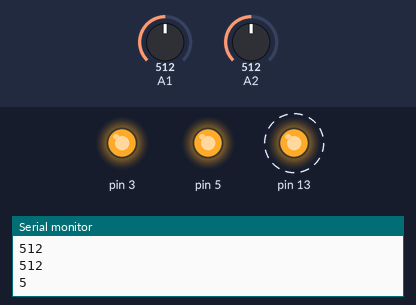
Recording of a sketch running on a simulated Arduino Uno, built with avr-gcc and run on an emulated ATmega328P. Shown: output pins drawn as LEDs (lit = HIGH), the last lines printed to the serial monitor. Dashed ring = blinking. The inputs (shaded band) are chosen by the test bench; at power-on: A1 = 512, A2 = 512.

Above: at 1.4 s.
1.5 s: A1 set to 37
4.7 s: A1 set to 32
6.2 s: A2 set to 25
7.9 s: A2 set to 33
10.2 s: A2 set to 37
At 12.8 s:
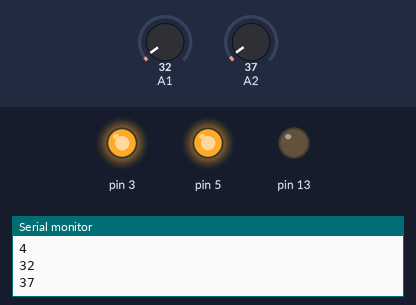
13.4 s: A2 set to 0
At 13.9 s:
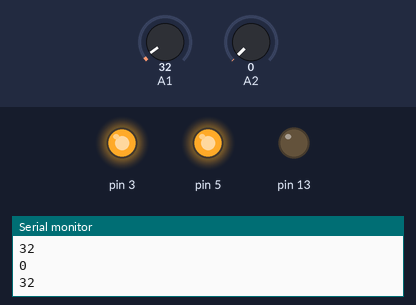
Timing chart, 0 to 16.0 s (numbered marks = the images above; inputs shaded):
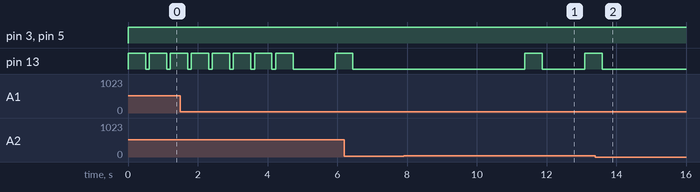

The sketch:

LASER_Motion_Final_Mk1.ino
```cpp
#include<SoftwareSerial.h>

/*
PINOUTS:

Bluetooth RX: 11
          TX: 10
PD: PD1: A1
    PD2: A2
PD High pins: digital 3 and 5;
*/
int bluetoothTx = 10;
int bluetoothRx = 11;

SoftwareSerial bluetooth( bluetoothTx, bluetoothRx);

void setup() {

  pinMode(13,OUTPUT);
  pinMode(3,OUTPUT);
  pinMode(5,OUTPUT);
  bluetooth.begin(9600);
  Serial.begin(9600);
}

int PDtwo;
int PDone;
int flag;
int PDPower=255;
int i;
int btdata=0;

void loop() {
  digitalWrite(3,PDPower);
  digitalWrite(5,PDPower);
  flag=0;
  btdata=0;
  PDone=analogRead(1);
  PDtwo=analogRead(2);
  Serial.println(PDone); Serial.println(PDtwo);
  if((PDone>=35)&&(PDtwo>=35))
  { btdata=5;
    }
  else
  {
    if(PDone>=35)
  {
    for(i=0;i<1000;i++)
    {
      PDtwo=analogRead(2);
      if(PDtwo>=35)
      {
        flag=1;
         btdata=1; //Run 1st command here!!(swipe from 1 to 2)
        break;
      }
      delay(1);
    }
  if(flag==0)
  {
    btdata=2;//Run 2nd command here!!(Block 1)
  }
  }
  else if(PDtwo>=35)
  {

    for(i=0;i<1000;i++)
    {
      PDone=analogRead(1);
      if(PDone>=35)
      {
        flag=1;
         btdata=3;//Run 3rd command here!!(Swipe frm 2 to 1)
        break;
      }
      delay(1);
    }
    if(flag==0)
    {
      btdata=4;//Run 4th command here!!(block 2)
    }
  }
}
 if(btdata!=0)
{  bluetooth.println(btdata);
    Serial.println(btdata);
   digitalWrite(13,HIGH);
   delay(500);
   digitalWrite(13,LOW);
}
delay(100);
}
```

Measured:
- after the input at 10.2 s, pin 13: LOW → HIGH after 1.2 s, → LOW 0.50 s later, → HIGH 1.2 s later
- after the input at 13.4 s, pin 13: goes on until 13.6 s, then stays LOW
- by itself, pin 13: alternates HIGH for 0.50 s and LOW for 0.10 s
